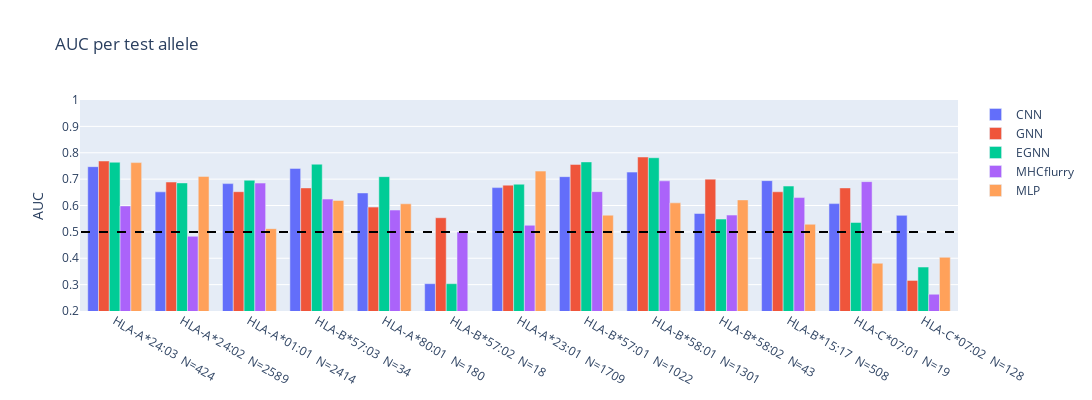

The cell this chart's notebook holds for it:
### Code cell
models_outputs = {}
#%% CNN outputs
title = 'CNN'
dfot = pd.read_csv('/projects/0/einf2380/data/pop_paper_data/cnn_outputs/allele_cnn_outputs.csv')
#dfot = dfo[dfo['PHASE'].str.contains('testing', case=False)]
dfot['TARGET'] = dfot['TARGET'].astype(float)
dfot['ID'] = dfot['KEY']

models_outputs[title] = get_model_output(title, dfot, clust_dfi)

# GNN outputs
title = 'GNN'
dfot = pd.read_hdf('/projects/0/einf2380/data/pMHCI/trained_models/deeprank2/experiments/exp_100k_std_transf_bs64_naivegnn1_wloss_cl_allele_0_230607/output/output_exporter.hdf5'
                  , key="testing")
dfot['entry']= [x.split(':')[2] for x in dfot['entry']]
dfot['ID'] = dfot['entry']
dfot['output']= [x[1] for x in dfot['output']]

models_outputs[title] = get_model_output(title, dfot, clust_dfi)

#%% EGNN outputs
def sigmoid(x):
    return np.exp(-np.logaddexp(0, -x))
title = 'EGNN'
dfo = pd.read_csv('/projects/0/einf2380/data/pop_paper_data/egnn_outputs/egnn_supervised_allele.csv')
dfot = dfo[dfo['PHASE'].str.contains('validation', case=False)]
dfot['OUTPUT_1']=sigmoid(dfot['OUTPUT_0'])
dfot['TARGET'] = dfot['TARGET'].astype(float)
dfot['ID'] = dfot['KEY']

models_outputs[title] = get_model_output(title, dfot, clust_dfi)


#%% MHCflurry outputs
title='MHCflurry'
dfo = pd.read_csv('/projects/0/einf2380/data/pop_paper_data/mhcflurry_outputs/allele_mhcflurry_outputs.csv',
                header=None, names=['ID', 'BA', 'OUTPUT_1'])

models_outputs[title] = get_model_output(title, dfo, clust_dfi)

#%% MLP 
title='MLP'
dfo = pd.read_csv('/projects/0/einf2380/data/pop_paper_data/mlp_outputs/allele_mlp_outputs.csv',
                header=None, names=['ID', 'BA', 'OUTPUT_1'])

models_outputs[title] = get_model_output(title, dfo, clust_dfi)

#%% SSL without TCRs outputs

title = 'SSL_woT'
dfo = pd.read_csv('/projects/0/einf2380/data/pop_paper_data/egnn_outputs/egnn_ssl_no_tcr_allele.csv')
dfot = dfo[dfo['PHASE'].str.contains('validation', case=False)]
dfot['OUTPUT_1']=sigmoid(dfot['OUTPUT_0'])
dfot['TARGET'] = dfot['TARGET'].astype(float)
dfot['ID'] = dfot['KEY']

models_outputs[title] = get_model_output(title, dfot, clust_dfi)

#%% SSL without TCRs outputs

title = 'SSL_T'
dfo = pd.read_csv('/projects/0/einf2380/data/pop_paper_data/egnn_outputs/egnn_ssl_allele.csv')
dfot = dfo[dfo['PHASE'].str.contains('validation', case=False)]
dfot['OUTPUT_1']=sigmoid(dfot['OUTPUT_0'])
dfot['TARGET'] = dfot['TARGET'].astype(float)
dfot['ID'] = dfot['KEY']

models_outputs[title] = get_model_output(title, dfot, clust_dfi)

#%% Plot barplots

#fig, axes = plt.subplots(1, 4, figsize=(20, 5), sharey=True)
layout = go.Layout(
    autosize=False,
    width=1100,
    height=400
)
fig = go.Figure(layout=layout,)

correlations = {}

# Iterate over the allele_outputs dictionary and titles list
#sorted_models_outputs = sorted(models_outputs.items(), key=lambda x:models_outputs['CNN'][x]['distance'])

for i, title in enumerate([x for x in models_outputs.keys() if 'SSL' not in x]):
    allele_outputs = models_outputs[title]

    # Extract sample names and values from the dictionary
    labels = [f"{x}  N={(clust_dfi['allele'] == x).sum()}" for x in allele_outputs if 'total' not in x]
    # D:{allele_outputs[x]['distance']:.1f}
    values = [allele_outputs[x]['auc'] for x in allele_outputs if 'total' not in x]

    # Create a Plotly bar plot
    #fig = go.Figure(data=[go.Bar(x=labels, y=values)])
    fig.add_trace(go.Bar(x=labels, y=values, name=title))

# Customize the layout if needed

fig.update_layout(title='AUC per test allele', yaxis_title='AUC',
        yaxis=dict( range=[0.2, 1.0],dtick=0.1),
        shapes=[dict(type='line',x0=-0.5,x1=12.5,
            y0=0.5,y1=0.5,line=dict(color='black', width=2, dash="dash")
        ),
    ])

pio.write_image(fig, '/home/dmarz/3D-Vac/src/exploration/manuscript/figures/AUCperAllele.pdf')
# Adjust layout and show the plot
# plt.tight_layout()
fig.show()

### Figure 1 — Plotly figure (JSON) as saved in the notebook; plotly's stock layout.template omitted (floating-point values rounded to 4 significant figures)
{"data": [{"name": "CNN", "type": "bar", "x": ["HLA-A*24:03  N=424", "HLA-A*24:02  N=2589", "HLA-A*01:01  N=2414", "HLA-B*57:03  N=34", "HLA-A*80:01  N=180", "HLA-B*57:02  N=18", "HLA-A*23:01  N=1709", "HLA-B*57:01  N=1022", "HLA-B*58:01  N=1301", "HLA-B*58:02  N=43", "HLA-B*15:17  N=508", "HLA-C*07:01  N=19", "HLA-C*07:02  N=128"], "y": [0.7473, 0.6517, 0.683, 0.7407, 0.6476, 0.3036, 0.6678, 0.7094, 0.7266, 0.5697, 0.6943, 0.6071, 0.5626]}, {"name": "GNN", "type": "bar", "x": ["HLA-A*24:03  N=424", "HLA-A*24:02  N=2589", "HLA-A*01:01  N=2414", "HLA-B*57:03  N=34", "HLA-A*80:01  N=180", "HLA-B*57:02  N=18", "HLA-A*23:01  N=1709", "HLA-B*57:01  N=1022", "HLA-B*58:01  N=1301", "HLA-B*58:02  N=43", "HLA-B*15:17  N=508", "HLA-C*07:01  N=19", "HLA-C*07:02  N=128"], "y": [0.7687, 0.689, 0.6523, 0.6667, 0.5939, 0.5536, 0.6771, 0.7558, 0.7839, 0.7, 0.6521, 0.6667, 0.3159]}, {"name": "EGNN", "type": "bar", "x": ["HLA-A*24:03  N=424", "HLA-A*24:02  N=2589", "HLA-A*01:01  N=2414", "HLA-B*57:03  N=34", "HLA-A*80:01  N=180", "HLA-B*57:02  N=18", "HLA-A*23:01  N=1709", "HLA-B*57:01  N=1022", "HLA-B*58:01  N=1301", "HLA-B*58:02  N=43", "HLA-B*15:17  N=508", "HLA-C*07:01  N=19", "HLA-C*07:02  N=128"], "y": [0.7641, 0.6856, 0.6958, 0.7566, 0.7094, 0.3036, 0.6807, 0.7653, 0.7811, 0.5485, 0.6737, 0.5357, 0.3667]}, {"name": "MHCflurry", "type": "bar", "x": ["HLA-A*24:03  N=424", "HLA-A*24:02  N=2589", "HLA-A*01:01  N=2414", "HLA-B*57:03  N=34", "HLA-A*80:01  N=180", "HLA-B*57:02  N=18", "HLA-A*23:01  N=1709", "HLA-B*57:01  N=1022", "HLA-B*58:01  N=1301", "HLA-B*58:02  N=43", "HLA-B*15:17  N=508", "HLA-C*07:01  N=19", "HLA-C*07:02  N=128"], "y": [0.5984, 0.4832, 0.685, 0.6243, 0.5828, 0.5, 0.525, 0.6525, 0.6934, 0.5636, 0.6301, 0.6905, 0.2635]}, {"name": "MLP", "type": "bar", "x": ["HLA-A*24:03  N=424", "HLA-A*24:02  N=2589", "HLA-A*01:01  N=2414", "HLA-B*57:03  N=34", "HLA-A*80:01  N=180", "HLA-B*57:02  N=18", "HLA-A*23:01  N=1709", "HLA-B*57:01  N=1022", "HLA-B*58:01  N=1301", "HLA-B*58:02  N=43", "HLA-B*15:17  N=508", "HLA-C*07:01  N=19", "HLA-C*07:02  N=128"], "y": [0.7626, 0.7103, 0.5122, 0.619, 0.6065, 0.1607, 0.7304, 0.5633, 0.61, 0.6212, 0.5288, 0.381, 0.4036]}], "layout": {"autosize": false, "height": 400, "shapes": [{"line": {"color": "black", "dash": "dash", "width": 2}, "type": "line", "x0": -0.5, "x1": 12.5, "y0": 0.5, "y1": 0.5}], "title": {"text": "AUC per test allele"}, "width": 1100, "yaxis": {"dtick": 0.1, "range": [0.2, 1], "title": {"text": "AUC"}}}}
